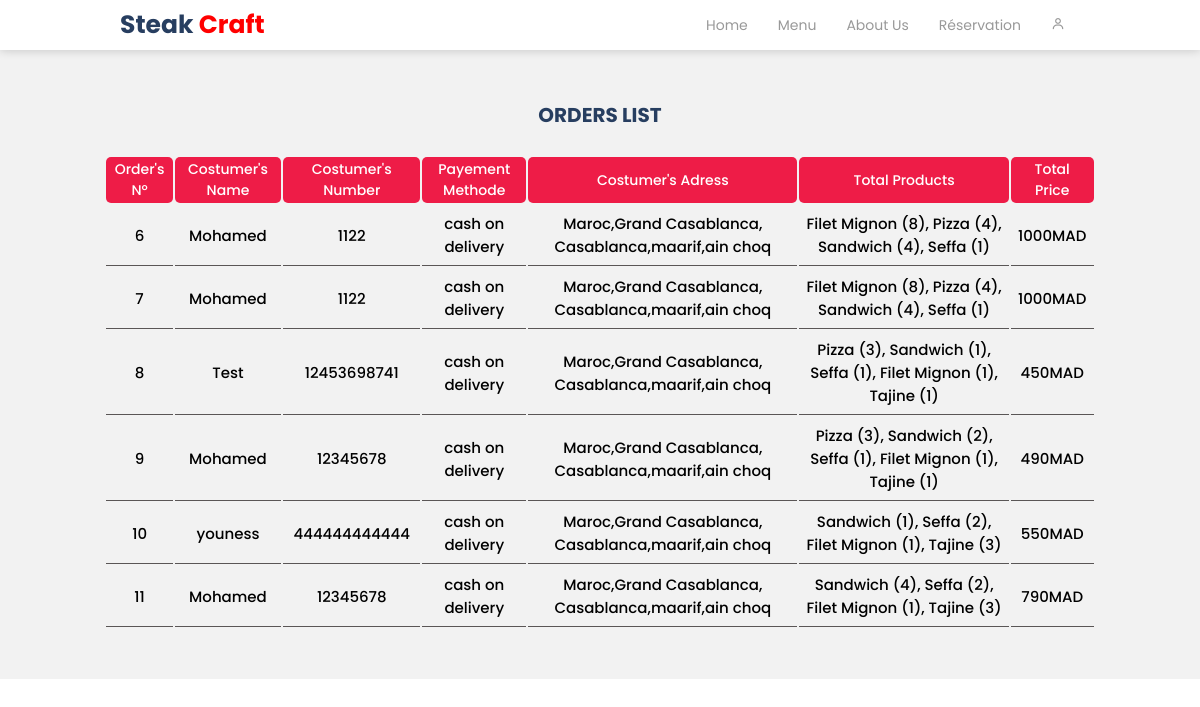
/orders.php, run on the app's committed database.
### tables this page shows
CREATE TABLE `order` (
  `id` int(255) NOT NULL,
  `name` varchar(100) NOT NULL,
  `number` varchar(12) NOT NULL,
  `email` varchar(255) NOT NULL,
  `method` varchar(50) NOT NULL,
  `flat` varchar(100) NOT NULL,
  `street` varchar(100) NOT NULL,
  `city` varchar(100) NOT NULL,
  `state` varchar(100) NOT NULL,
  `country` varchar(100) NOT NULL,
  `pin_code` int(10) NOT NULL,
  `total_products` varchar(255) NOT NULL,
  `total_price` varchar(255) NOT NULL
);

### orders.php (the view, shortened to what this page needs)
<?php
include('config.php');
?>
<!DOCTYPE html>
<html lang="en">
<head>
    <link rel="stylesheet" href="https://unpkg.com/boxicons@latest/css/boxicons.min.css">
    <link rel="stylesheet" href="path/to/boxicons/css/boxicons.min.css">
    <link rel="stylesheet" href="style.css">
</head>
<body>
<header>
        <div class="logo">
            <p><span>Steak </span>Craft</p>
        </div>
        <ul class="menu">
            <li><a href="index.php#home">Home</a></li>
            <li><a href="index.php#menu">Menu</a></li>
            <li><a href="index.php#about_us">About Us</a></li>
            <li><a href="index.php#reservation">Réservation</a></li>
            <li><a href="<?php echo "admin.php";
            ?>"><i class='bx bx-user'></i></a></li>
        </ul>
    </header>
    <section id="menu">
           <h1 class="title">Orders List</h1>
    <table class="orders">
      <thead>
        <th>Order's Nº</th>
        <th>Costumer's Name</th>
        <th>Costumer's Number</th>
        <th>Payement Methode</th>
        <th>Costumer's Adress</th>
        <th>Total Products</th>
        <th>Total Price</th>
      </thead>
      <tbody>
        <?php
            $select_order =mysqli_query($conn,"SELECT * FROM `order`");
            if(mysqli_num_rows($select_order) > 0){
            while ($row=mysqli_fetch_assoc($select_order)) {
        ?>
        <tr>
          <td><?php echo $row['id'];?></td>
          <td><?php echo $row['name'];?></td>
          <td><?php echo $row['number'];?></td>
          <td><?php echo $row['method'];?></td>
          <td><?php echo $row['country'];?>,<?php echo $row['state'];?>,
          <?php echo $row['city'];?>,<?php echo $row['street'];?>,<?php echo $row['flat'];?></td>
          <td><?php echo $row['total_products'];?></td>
          <td><?php echo $row['total_price'];?>MAD</td>
        </tr>
       <?php
            };
        };
       ?>
      </tbody>
    </table>
     </section>
</body>
</html>

### style.css (style rules this page uses)
* { margin: 0; padding: 0; box-sizing: border-box; font-family: 'Poppins', sans-serif; }
section { margin-block-start: 50px; }
body { position: relative; }
html { scroll-behavior: smooth; font-size: 62.5%; }
header { display: flex; align-items: center; justify-content: space-between; block-size: 50px; padding: 0 10%; position: fixed; inset-block-start: 0; inset-inline-start: 0; inset-inline-end: 0; background-color: white; box-shadow: 0 0 10px rgba(0,0,0,0.2); z-index: 10; }
.menu { display: flex; }
.logo { color: red; font-weight: 700; font-size: 25px; cursor: pointer; }
.logo span { color: #273e60; }
.menu li { margin: 0 15px; list-style: none; }
.menu li a { font-size: 14px; text-decoration: 0; color: #999; position: relative; }
.menu li a::before { position: absolute; inset-block-start: -5px; inset-inline-start: 0; content: ""; inline-size: 0; block-size: 2px; border-radius: 6px; background-color: red; transition: 0.5s; }
.menu li a::after { position: absolute; inset-block-end: -5px; inset-inline-end: 0; content: ""; inline-size: 0; block-size: 2px; border-radius: 6px; background-color: red; transition: 0.5s; }
#menu { display: flex; align-items: center; justify-content: center; flex-direction: column; background-color: rgba(0,0,0,0.05); padding: 50px 10px; }
.title { font-size: 20px; text-transform: uppercase; color: #273e60; margin-block-end: 25px; text-align: center; }
.orders { width: 84%; }
.orders thead th { font-size: 14px; font-weight: 450; background: #EE1C47; height: 45px; color: #fff; border-radius: 5px; padding: 2px 5px; }
.orders tr td { padding: 7px; font-size: 15px; font-weight: 500; text-align: center; align-items: center; border-bottom: #5a5656 solid 1px; }

### data on the page
order: id "6", name "Mohamed", number "1122", method "cash on delivery", country "Maroc", state "Grand Casablanca", city "Casablanca", street "maarif", flat "ain choq", total_products "Filet Mignon (8), Pizza (4), Sandwich (4), Seffa (1)", total_price "1000"
order: id "7", name "Mohamed", number "1122", method "cash on delivery", country "Maroc", state "Grand Casablanca", city "Casablanca", street "maarif", flat "ain choq", total_products "Filet Mignon (8), Pizza (4), Sandwich (4), Seffa (1)", total_price "1000"
order: id "8", name "Test", number "12453698741", method "cash on delivery", country "Maroc", state "Grand Casablanca", city "Casablanca", street "maarif", flat "ain choq", total_products "Pizza (3), Sandwich (1), Seffa (1), Filet Mignon (1), Tajine (1)", total_price "450"
order: id "9", name "Mohamed", number "12345678", method "cash on delivery", country "Maroc", state "Grand Casablanca", city "Casablanca", street "maarif", flat "ain choq", total_products "Pizza (3), Sandwich (2), Seffa (1), Filet Mignon (1), Tajine (1)", total_price "490"
order: id "10", name "youness", number "444444444444", method "cash on delivery", country "Maroc", state "Grand Casablanca", city "Casablanca", street "maarif", flat "ain choq", total_products "Sandwich (1), Seffa (2), Filet Mignon (1), Tajine (3)", total_price "550"
order: id "11", name "Mohamed", number "12345678", method "cash on delivery", country "Maroc", state "Grand Casablanca", city "Casablanca", street "maarif", flat "ain choq", total_products "Sandwich (4), Seffa (2), Filet Mignon (1), Tajine (3)", total_price "790"
